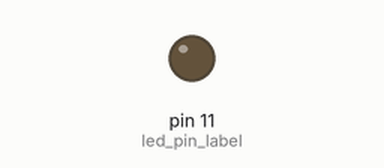
This sketch was run on a simulated Arduino Uno, built with avr-gcc and run on an emulated ATmega328P. Shown: output pins drawn as LEDs (lit = HIGH).

Above: at 0.1 s.
At 8.1 s:
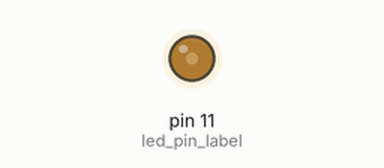
At 20.1 s:
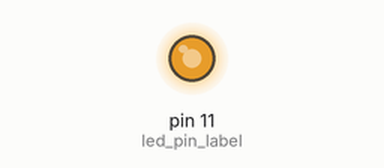
At 39.1 s:
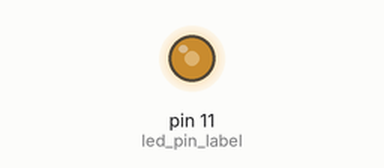
Timing chart, 0 to 40.0 s (numbered marks = the images above):
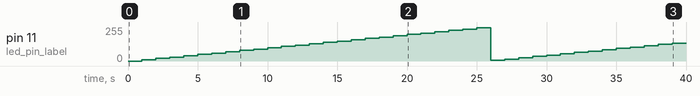

The sketch:

led_analogwrite.ino
```cpp
char voltage_output_numerator = 0; // voltage_output_numerator/255 * 5 volts
const char led_pin_label = 11;
void setup()
{

}

void loop()
{
  analogWrite(led_pin_label, voltage_output_numerator);
  voltage_output_numerator = voltage_output_numerator + 10;
 delay(1000);
 if(voltage_output_numerator >= 250)
 {
   voltage_output_numerator = 0;
 }
}
```

Measured:
- by itself, pin 11 (led_pin_label): 0/255 → 10/255 at 1.0 s, → 20/255 1.0 s later, → 30/255 1.0 s later, → 40/255 1.0 s later, … (39 changes in this stretch)
